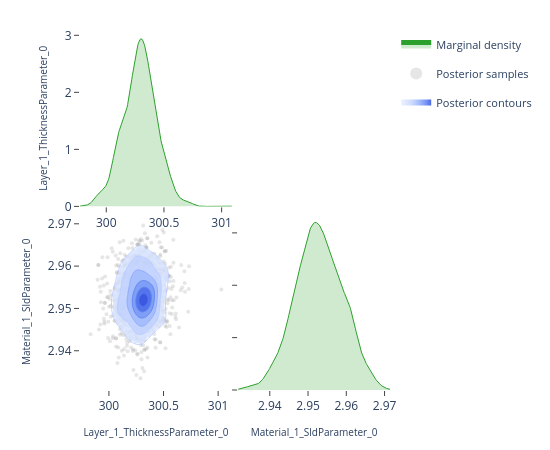

Source (notebook cell):
### Code cell
# ---- Pairwise focus: thickness vs SLD ---------------------------------------
# A 2-parameter corner plot zooms in on the joint posterior for a specific
# pair.  This is the same view the EasyReflectometryApp's "2D Heatmap"
# sub-tab uses to inspect parameter degeneracies.


params_of_interest = ['Layer_1_ThicknessParameter_0', 'Material_1_SldParameter_0']
idx = [posterior.param_names.index(p) for p in params_of_interest]
subset_draws = np.asarray(posterior.draws)[:, idx]

fig = plot_corner(subset_draws, params_of_interest)
fig.show()

### Figure 1 — Plotly figure (JSON) as saved in the notebook; plotly's stock layout.template omitted (floating-point values rounded to 4 significant figures; data arrays with more than 128 entries replaced by an {"elided": "..."} marker saying what was removed)
{"data": [{"fill": "tozeroy", "fillcolor": "rgba(44, 160, 44, 0.22)", "hoverinfo": "skip", "legendgroup": "marginal", "line": {"color": "rgb(44, 160, 44)", "width": 1}, "mode": "lines", "name": "Marginal density", "showlegend": true, "type": "scatter", "x": {"elided": "256 float values"}, "xaxis": "x", "y": {"elided": "256 float values"}, "yaxis": "y"}, {"hoverinfo": "skip", "legendgroup": "scatter", "marker": {"color": "rgba(140, 140, 140, 0.22)", "size": 4}, "mode": "markers", "name": "Posterior samples", "showlegend": true, "type": "scatter", "x": {"elided": "880 float values"}, "xaxis": "x3", "y": {"elided": "880 float values"}, "yaxis": "y3", "zorder": 0}, {"colorscale": [[0.0, "rgba(224, 233, 255, 0.62)"], [0.35, "rgba(183, 203, 255, 0.70)"], [0.6, "rgba(138, 169, 252, 0.78)"], [0.82, "rgba(96, 131, 242, 0.84)"], [1.0, "rgba(58, 86, 224, 0.90)"]], "connectgaps": false, "contours": {"coloring": "fill", "end": 181.5, "showlabels": false, "showlines": false, "size": 28.66, "start": 38.21}, "hoverinfo": "skip", "legendgroup": "contour", "name": "Posterior contours", "showlegend": true, "showscale": false, "type": "contour", "x": [299.8, 299.8, 299.8, 299.8, 299.8, 299.9, 299.9, 299.9, 299.9, 299.9, 299.9, 300.0, 300.0, 300.0, 300.0, 300.0, 300.0, 300.1, 300.1, 300.1, 300.1, 300.1, 300.1, 300.2, 300.2, 300.2, 300.2, 300.2, 300.2, 300.3, 300.3, 300.3, 300.3, 300.3, 300.3, 300.4, 300.4, 300.4, 300.4, 300.4, 300.4, 300.5, 300.5, 300.5, 300.5, 300.5, 300.5, 300.6, 300.6, 300.6, 300.6, 300.6, 300.6, 300.7, 300.7, 300.7, 300.7, 300.7, 300.7, 300.8, 300.8, 300.8, 300.8, 300.8, 300.8, 300.9, 300.9, 300.9, 300.9, 300.9, 300.9, 301.0, 301.0, 301.0, 301.0, 301.0, 301.0, 301.1, 301.1, 301.1], "xaxis": "x3", "y": [2.932, 2.932, 2.933, 2.933, 2.934, 2.934, 2.935, 2.935, 2.936, 2.936, 2.937, 2.937, 2.938, 2.938, 2.939, 2.939, 2.94, 2.94, 2.941, 2.941, 2.942, 2.942, 2.943, 2.943, 2.944, 2.944, 2.945, 2.945, 2.946, 2.946, 2.947, 2.947, 2.948, 2.948, 2.949, 2.949, 2.95, 2.95, 2.951, 2.951, 2.952, 2.952, 2.953, 2.953, 2.954, 2.954, 2.955, 2.955, 2.956, 2.956, 2.957, 2.957, 2.958, 2.958, 2.959, 2.959, 2.96, 2.96, 2.961, 2.961, 2.962, 2.962, 2.963, 2.963, 2.964, 2.964, 2.965, 2.965, 2.966, 2.966, 2.967, 2.967, 2.968, 2.968, 2.969, 2.969, 2.97, 2.97, 2.971, 2.971], "yaxis": "y3", "z": {"elided": "80x80 float values"}, "zmax": 181.5, "zmin": 38.21, "zorder": 1}, {"colorscale": [[0.0, "rgba(183, 203, 255, 0.94)"], [0.35, "rgba(183, 203, 255, 0.94)"], [0.35, "rgba(138, 169, 252, 0.95)"], [0.6, "rgba(138, 169, 252, 0.95)"], [0.6, "rgba(96, 131, 242, 0.96)"], [0.82, "rgba(96, 131, 242, 0.96)"], [0.82, "rgba(58, 86, 224, 0.98)"], [1.0, "rgba(58, 86, 224, 0.98)"]], "contours": {"coloring": "lines", "end": 181.5, "showlabels": false, "size": 28.66, "start": 38.21}, "hoverinfo": "skip", "legendgroup": "contour", "line": {"width": 0.9}, "showlegend": false, "showscale": false, "type": "contour", "x": [299.8, 299.8, 299.8, 299.8, 299.8, 299.9, 299.9, 299.9, 299.9, 299.9, 299.9, 300.0, 300.0, 300.0, 300.0, 300.0, 300.0, 300.1, 300.1, 300.1, 300.1, 300.1, 300.1, 300.2, 300.2, 300.2, 300.2, 300.2, 300.2, 300.3, 300.3, 300.3, 300.3, 300.3, 300.3, 300.4, 300.4, 300.4, 300.4, 300.4, 300.4, 300.5, 300.5, 300.5, 300.5, 300.5, 300.5, 300.6, 300.6, 300.6, 300.6, 300.6, 300.6, 300.7, 300.7, 300.7, 300.7, 300.7, 300.7, 300.8, 300.8, 300.8, 300.8, 300.8, 300.8, 300.9, 300.9, 300.9, 300.9, 300.9, 300.9, 301.0, 301.0, 301.0, 301.0, 301.0, 301.0, 301.1, 301.1, 301.1], "xaxis": "x3", "y": [2.932, 2.932, 2.933, 2.933, 2.934, 2.934, 2.935, 2.935, 2.936, 2.936, 2.937, 2.937, 2.938, 2.938, 2.939, 2.939, 2.94, 2.94, 2.941, 2.941, 2.942, 2.942, 2.943, 2.943, 2.944, 2.944, 2.945, 2.945, 2.946, 2.946, 2.947, 2.947, 2.948, 2.948, 2.949, 2.949, 2.95, 2.95, 2.951, 2.951, 2.952, 2.952, 2.953, 2.953, 2.954, 2.954, 2.955, 2.955, 2.956, 2.956, 2.957, 2.957, 2.958, 2.958, 2.959, 2.959, 2.96, 2.96, 2.961, 2.961, 2.962, 2.962, 2.963, 2.963, 2.964, 2.964, 2.965, 2.965, 2.966, 2.966, 2.967, 2.967, 2.968, 2.968, 2.969, 2.969, 2.97, 2.97, 2.971, 2.971], "yaxis": "y3", "z": {"elided": "80x80 float values"}, "zmax": 181.5, "zmin": 38.21, "zorder": 2}, {"fill": "tozeroy", "fillcolor": "rgba(44, 160, 44, 0.22)", "hoverinfo": "skip", "legendgroup": "marginal", "line": {"color": "rgb(44, 160, 44)", "width": 1}, "mode": "lines", "name": "Marginal density", "showlegend": false, "type": "scatter", "x": {"elided": "256 float values"}, "xaxis": "x4", "y": {"elided": "256 float values"}, "yaxis": "y4"}], "layout": {"height": 450, "legend": {"font": {"size": 11}, "itemsizing": "constant", "orientation": "v", "x": 1.02, "xanchor": "left", "y": 1.0, "yanchor": "top"}, "margin": {"b": 60, "l": 80, "r": 160, "t": 30}, "plot_bgcolor": "white", "showlegend": true, "width": 550, "xaxis": {"anchor": "y", "domain": [0.0, 0.49], "showgrid": false, "ticks": "outside", "zeroline": false}, "xaxis2": {"anchor": "y2", "domain": [0.51, 1.0], "showgrid": false, "ticks": "outside", "visible": false, "zeroline": false}, "xaxis3": {"anchor": "y3", "domain": [0.0, 0.49], "showgrid": false, "ticks": "outside", "title": {"font": {"size": 10}, "text": "Layer_1_ThicknessParameter_0"}, "zeroline": false}, "xaxis4": {"anchor": "y4", "domain": [0.51, 1.0], "showgrid": false, "ticks": "outside", "title": {"font": {"size": 10}, "text": "Material_1_SldParameter_0"}, "zeroline": false}, "yaxis": {"anchor": "x", "domain": [0.51, 1.0], "showgrid": false, "ticks": "outside", "title": {"font": {"size": 10}, "text": "Layer_1_ThicknessParameter_0"}, "zeroline": false}, "yaxis2": {"anchor": "x2", "domain": [0.51, 1.0], "showgrid": false, "ticks": "outside", "visible": false, "zeroline": false}, "yaxis3": {"anchor": "x3", "domain": [0.0, 0.49], "showgrid": false, "ticks": "outside", "title": {"font": {"size": 10}, "text": "Material_1_SldParameter_0"}, "zeroline": false}, "yaxis4": {"anchor": "x4", "domain": [0.0, 0.49], "showgrid": false, "showticklabels": false, "ticks": "outside", "zeroline": false}}}
